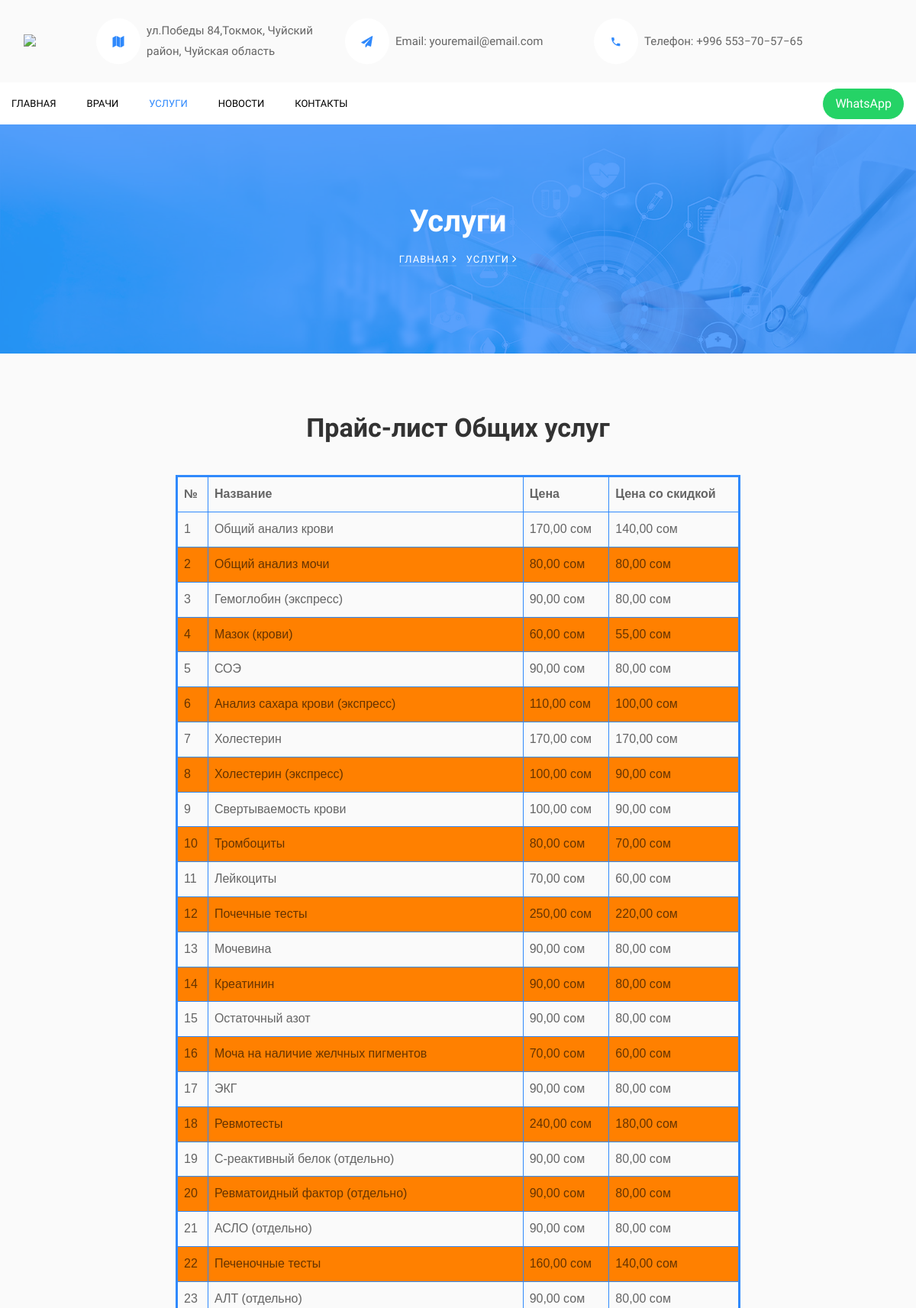
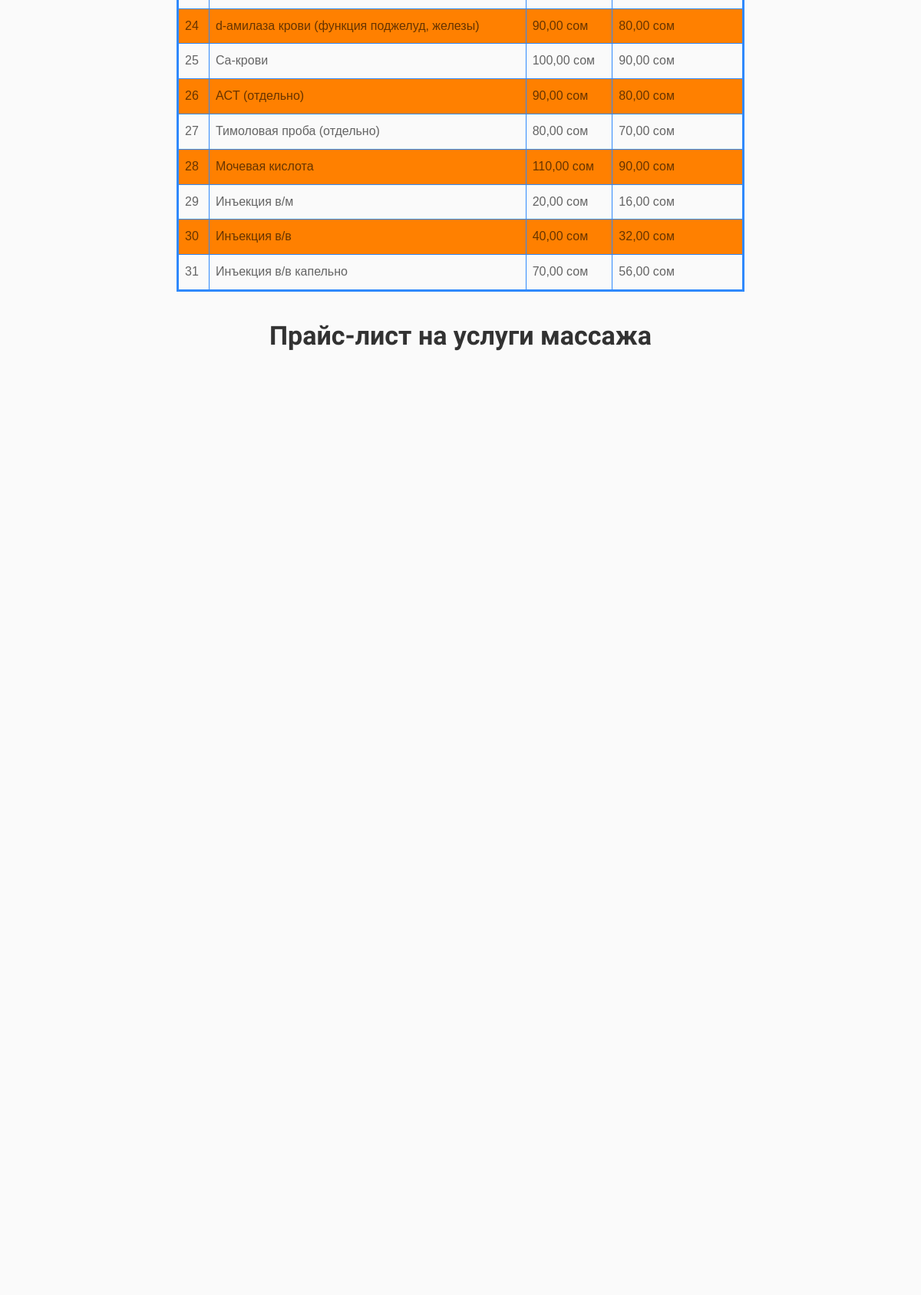
The app's page /service/ (upper part) with its own data (2 pictures, top to bottom).
### luke_app/models.py (models this page shows, shortened)
class Service(models.Model):
    name = models.CharField(max_length=50)
    price = models.DecimalField(max_digits=8, decimal_places=2)
    price_discount = models.DecimalField(max_digits=8, decimal_places=2)
    class Meta:
        verbose_name = "Услуга Общая"
        verbose_name_plural = "Услуги_Общие"

### luke_app/views.py (the view)
# urls.py: path('service/',  views.Service_List.as_view(), name="service"),
class Service_List(ListView):
    model = Service
    template_name = "luke_app/service.html"
    def get_context_data(self, **kwargs):
        context = super().get_context_data(**kwargs)
        context['services'] = Service.objects.all()
        context['massages'] = Service_Massage.objects.all()
        context['dantists'] = Service_Dantist.objects.all()
        context['ultrasounds'] = Service_Ultrasound.objects.all()
        return context

### templates/luke_app/service.html (shortened to what this page needs)
{% extends 'luke_app/index.html' %}
{% load static %}
     {% block header %}
    <nav class="navbar py-4 navbar-expand-lg ftco_navbar navbar-light bg-light flex-row">
    	<div class="container">
    		<div class="row no-gutters d-flex align-items-start align-items-center px-3 px-md-0">
    			<div class="col-lg-1 col-5 col-md-2 col-sm-2 pr-4 align-items-center ">
		    		<a class="navbar-brand" href="{% url 'doctor_list_home' %}"><img class="img-fluid" src="{% static 'images/Logo.png' %}"></a>
	    		</div>
	    		<div class="col-lg-10 d-none d-md-block">
		    		<div class="row d-flex">
			    		<div class="col-md-4 pr-4 d-flex topper align-items-center">
			    			<div class="icon bg-white mr-2 d-flex justify-content-center align-items-center"><span class="icon-map"></span></div>
						    <span class="text">ул.Победы 84,Токмок, Чуйский район, Чуйская область</span>
					    </div>
					    <div class="col-md pr-4 d-flex topper align-items-center">
					    	<div class="icon bg-white mr-2 d-flex justify-content-center align-items-center"><span class="icon-paper-plane"></span></div>
						    <span class="text">Email: youremail@email.com</span>
					    </div>
					    <div class="col-md pr-4 d-flex topper align-items-center">
					    	<div class="icon bg-white mr-2 d-flex justify-content-center align-items-center"><span class="icon-phone2"></span></div>
						    <span class="text">Телефон: +996 553‒70‒57‒65</span>
					    </div>
				    </div>
			    </div>
		    </div>
		  </div>
    </nav>
	  <nav class="navbar navbar-expand-lg navbar-dark bg-dark ftco-navbar-light" id="ftco-navbar">
	    <div class="container d-flex align-items-center">
	      <p class="button-custom order-lg-last mb-0"><a href="https://api.whatsapp.com/send/?phone=%2B996553705765&text&type=phone_number&app_absent=0" class="btn btn-secondary py-2 px-3">WhatsApp</a></p>
	      <div class="collapse navbar-collapse" id="ftco-nav">
	        <ul class="navbar-nav mr-auto">
	        	<li class="nav-item "><a href="{% url 'doctor_list_home' %}" class="nav-link pl-0">Главная</a></li>
	        	<li class="nav-item"><a href="{% url 'doctor_list' %}" class="nav-link">Врачи</a></li>
	        	<li class="nav-item active"><a href="{% url 'service' %}" class="nav-link">Услуги</a></li>
	        	<li class="nav-item"><a href="{% url 'news' %}" class="nav-link">Новости</a></li>
	          <li class="nav-item"><a href="{% url 'contacts' %}" class="nav-link">Контакты</a></li>
	        </ul>
	      </div>
	    </div>
	  </nav>
    {% endblock header %}
     {% block content %}
    <section class="hero-wrap hero-wrap-2" style="background-image: url({% static 'images/bg_2.jpg' %});" data-stellar-background-ratio="0.5">
      <div class="overlay"></div>
      <div class="container">
        <div class="row no-gutters slider-text align-items-center justify-content-center">
          <div class="col-md-9 ftco-animate text-center">
            <h1 class="mb-2 bread">Услуги</h1>
            <p class="breadcrumbs"><span class="mr-2"><a href="{% url 'doctor_list_home' %}">Главная <i class="ion-ios-arrow-forward"></i></a></span> <span> Услуги <i class="ion-ios-arrow-forward"></i></span></p>
          </div>
        </div>
      </div>
    </section>
		<section class="ftco-section ftco-departments bg-light">
    	<div class="container">
    		<div class="row justify-content-center my-1 pb-2">
          <div class="col-md-8 text-center heading-section ftco-animate">
  <section class="ftco-section ftco-departments bg-light">
    	<div class="container">
    		<div class="row justify-content-center my-1 pb-2">
          <div class="col-md-8 text-center heading-section ftco-animate">
            <h2 class="mb-4">Прайс-лист  Общих услуг</h2>
          </div>
        </div>
    		<div class="row">
        	<div class="col-12 ftco-animate">
        		<div class="pricing-entry  text-center">
                    <table>
                        <thead>
                        <tr>
                            <th>№</th>
                            <th>Название</th>
                            <th>Цена</th>
                             <th>Цена со скидкой</th>
                        </tr>
                        </thead>
                        <tbody>
                        {% for service in service_list %}
                            <tr>
                                <td>{{ forloop.counter }}</td>
                                <td>{{ service.name }}</td>
                                <td>{{ service.price }} сом </td>
                             <td>{{ service.price_discount }} сом </td>
                            </tr>
                        {% endfor %}
                        </tbody>
                    </table>
        		</div>
        	</div>
        </div>
    	</div>
    </section>
            <h2 class="mb-4">Прайс-лист на услуги массажа</h2>
          </div>
        </div>
    		<div class="row">
        </div>
    	</div>
    </section>
         <section class="ftco-section ftco-departments bg-light">
    	<div class="container">
    		<div class="row justify-content-center my-1 pb-2">
        </div>
    		<div class="row">
        </div>
    	</div>
    </section>
 {% endblock content %}

### templates/luke_app/index.html (shortened to what this page needs)
<!DOCTYPE html>
{% load static %}
<html lang="ru">
{% block head_hope %}
  <head>
    <link rel="stylesheet" href="{% static 'css/open-iconic-bootstrap.min.css' %}">
    <link rel="stylesheet" href="{% static  'css/animate.css'%}">
    <link rel="stylesheet" href="{% static 'css/owl.carousel.min.css' %}">
    <link rel="stylesheet" href="{% static 'css/owl.theme.default.min.css' %}">
    <link rel="stylesheet" href="{% static 'css/magnific-popup.css' %}">
    <link rel="stylesheet" href="{% static 'css/aos.css' %}">
    <link rel="stylesheet" href="{% static 'css/ionicons.min.css' %}">
    <link rel="stylesheet" href="{% static 'css/bootstrap-datepicker.css' %}">
    <link rel="stylesheet" href="{% static 'css/jquery.timepicker.css' %}">
    <link rel="stylesheet" href="{% static 'css/flaticon.css' %}">
    <link rel="stylesheet" href="{% static 'css/icomoon.css' %}">
    <link rel="stylesheet" href="{% static 'css/style.css' %}">
  </head>
{% endblock head_hope %}
  <body>
  {% block header %}{% endblock header %}
    {% block content %}{% endblock content %}
  </body>
</html>

### static/css/icomoon.css (style rules this page uses)
[class^="icon-"], [class*=" icon-"] { font-family: 'icomoon' !important; speak: none; font-style: normal; font-weight: normal; font-variant: normal; text-transform: none; line-height: 1; -webkit-font-smoothing: antialiased; -moz-osx-font-smoothing: grayscale; }
.icon-paper-plane:before { content: "\f1d8"; }
.icon-map:before { content: "\f279"; }
.icon-phone2:before { content: "\e0cd"; }

### records on screen
Service: name "Общий анализ крови", price "170,00", price_discount "140,00"
Service: name "Общий анализ мочи", price "80,00", price_discount "80,00"
Service: name "Гемоглобин (экспресс)", price "90,00", price_discount "80,00"
Service: name "Мазок (крови)", price "60,00", price_discount "55,00"
Service: name "СОЭ", price "90,00", price_discount "80,00"
Service: name "Анализ сахара крови (экспресс)", price "110,00", price_discount "100,00"
Service: name "Холестерин", price "170,00", price_discount "170,00"
Service: name "Холестерин (экспресс)", price "100,00", price_discount "90,00"
Service: name "Свертываемость крови", price "100,00", price_discount "90,00"
Service: name "Тромбоциты", price "80,00", price_discount "70,00"
Service: name "Лейкоциты", price "70,00", price_discount "60,00"
Service: name "Почечные тесты", price "250,00", price_discount "220,00"
Service: name "Мочевина", price "90,00", price_discount "80,00"
Service: name "Креатинин", price "90,00", price_discount "80,00"
Service: name "Остаточный азот", price "90,00", price_discount "80,00"
Service: name "Моча на наличие желчных пигментов", price "70,00", price_discount "60,00"
Service: name "ЭКГ", price "90,00", price_discount "80,00"
Service: name "Ревмотесты", price "240,00", price_discount "180,00"
Service: name "С-реактивный белок (отдельно)", price "90,00", price_discount "80,00"
Service: name "Ревматоидный фактор (отдельно)", price "90,00", price_discount "80,00"
Service: name "АСЛО (отдельно)", price "90,00", price_discount "80,00"
Service: name "Печеночные тесты", price "160,00", price_discount "140,00"
Service: name "АЛТ (отдельно)", price "90,00", price_discount "80,00"
Service: name "d-амилаза крови (функция поджелуд, железы)", price "90,00", price_discount "80,00"
Service: name "Са-крови", price "100,00", price_discount "90,00"
Service: name "ACT (отдельно)", price "90,00", price_discount "80,00"
Service: name "Тимоловая проба (отдельно)", price "80,00", price_discount "70,00"
Service: name "Мочевая кислота", price "110,00", price_discount "90,00"
Service: name "Инъекция в/м", price "20,00", price_discount "16,00"
Service: name "Инъекция в/в", price "40,00", price_discount "32,00"
Service: name "Инъекция в/в капельно", price "70,00", price_discount "56,00"
